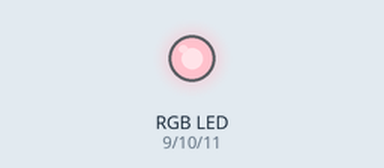
Bench run of a sketch on a simulated Arduino Uno, built with avr-gcc and run on an emulated ATmega328P. On the bench: an RGB LED mixed from three pins (HIGH = lit).

Above: at 0.1 s.
Timing chart, 0 to 1.6 s (numbered marks = the images above):
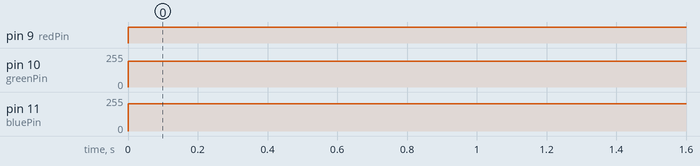

The sketch:

rgb_led_PWM_pins.ino
```cpp
int redPin = 9;
int greenPin = 10;
int bluePin = 11;

void setup() {
  // put your setup code here, to run once:
  pinMode(redPin, OUTPUT);
  pinMode(greenPin, OUTPUT);
  pinMode(bluePin, OUTPUT);
}

void loop() {
  // put your main code here, to run repeatedly:
  //analogWrite(redPin, 132);
  //analogWrite(greenPin, 255);
  //analogWrite(bluePin, 0);

  analogWrite(redPin, 255);
  analogWrite(greenPin, 193);
  analogWrite(bluePin, 204);
}
```

Measured:
- by itself, pin 9 (redPin): LOW → HIGH at 0.00 s
- by itself, pin 10 (greenPin): 0/255 → 193/255 at 0.00 s
- by itself, pin 11 (bluePin): 0/255 → 204/255 at 0.00 s
